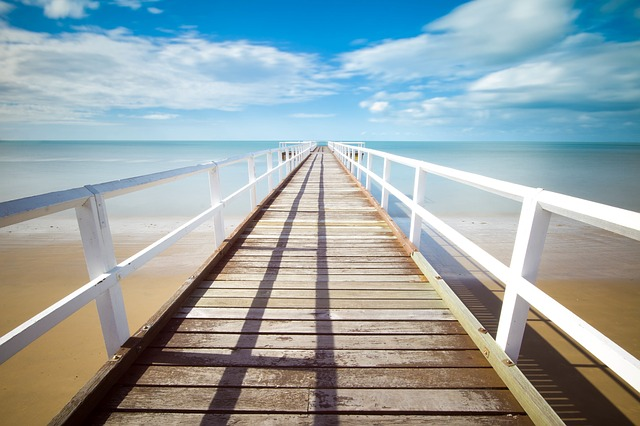
%> input picture vaja2/pier.jpg, 640 x 426 px
$ octave --eval "vaja2_naloga3e;"   (GNU Octave 9; MATLAB toolbox functions it lacks are replaced by stand-ins)
%> lines starting %> are read from the running program, lines starting %| are printed output that depends on the picture; in (x1, y1, x2, y2) boxes, pixels count from 0 and x2, y2 are one past the last pixel; in counts of white or black regions, pixels touching at a corner belong together; the program's own positions count from 1
### vaja2/hough_find_lines.m
function [out_rho, out_theta] = hough_find_lines(Ie, varargin)
% Find lines using Hough algorithm
%
% Usage: [rho, theta] = hough_find_lines(edges, ...)
%
% Arguments:
%  - Threshold: selection threshold (number of votes)
%  - Count: number of selected lines (if not set then all above threshold
%  are selected)
%  - RhoBins: number of bins for rho
%  - ThetaBins: number of bins for theta
%  - Neighborhood: number of neighborhood pixels for local non-maxima
%  suppression (2 by default).
%

threshold = 1;
count = [];
bins_rho = [];
bins_theta = 180;
neighborhood = 2;

for j=1:2:length(varargin)
    switch lower(varargin{j})
        case 'threshold', threshold = varargin{j+1};
        case 'rhobins', bins_rho = varargin{j+1};
        case 'thetabins', bins_theta = varargin{j+1};
        case 'count', count = varargin{j+1};
        case 'neighborhood', neighborhood = varargin{j+1};
        otherwise, error(['unrecognized argument ' varargin{j}]);
    end
end

val_theta = (linspace(-90, 90, bins_theta) / 180) * pi;
max_rho = round(sqrt(sum(size(Ie).^2)));

if isempty(bins_rho), bins_rho = max_rho; end;

val_rho = linspace(-max_rho, max_rho, bins_rho);

a_size = [length(val_rho), length(val_theta)];
A = zeros(prod(a_size), 1);

[X, Y] = find(Ie);

ind = [X, Y];
for i = ind'
    r = round(i(1) * cos(val_theta) + i(2) * sin(val_theta));
    r = round(((r + max_rho) / (2*max_rho)) * length(val_rho));
    where = r > 0 & r <= a_size(1);
    h = sub2ind(a_size, r(where), find(where));
    A(h) = A(h) + 1;
end;

A = reshape(A, a_size);

valid = ((ordfilt2(A, (neighborhood * 2 + 1) ^ 2, true(neighborhood * 2 + 1))) == A);
A(~valid) = 0;

if ~isempty(count) && numel(A) > count
    v = sort(A(:), 'descend');
    threshold = max(threshold, v(count));
end;

[out_rho, out_theta] = find(A >= threshold);
out_rho = val_rho(out_rho);
out_theta = val_theta(out_theta);

### vaja2/hough_draw_lines.m
function hough_draw_lines(I, rho, theta)
% Draws the lines calculated by Hough transform to an image
%
% Input:
%  - I: image
%  - rho: displacement parameter
%  - theta: angle parameter

h = size(I, 1);
w = size(I, 2);

imshow(I);
hold on;
for i = 1 : length(theta)
    if abs(theta(i)) > pi/4
        x1 = 0;
        y1 = (rho(i) - x1 .* cos(theta(i))) ./ sin(theta(i));
        x2 = h;
        y2 = (rho(i) - x2 .* cos(theta(i))) ./ sin(theta(i));
    else
        y1 = 0;
        x1 = (rho(i) - y1 .* sin(theta(i))) ./ cos(theta(i));
        y2 = w;
        x2 = (rho(i) - y2 .* sin(theta(i))) ./ cos(theta(i));
    end
    plot([y1, y2], [x1, x2], 'g');
end
hold off;

### vaja2/vaja2_naloga3e.m
function vaja2_naloga3e()
    I_pier = rgb2gray(imread("pier.jpg"));
%> I_pier: size 426x640 uint8; min 2, max 255, mean 160.6
    I_bricks = rgb2gray(imread("bricks.jpg"));
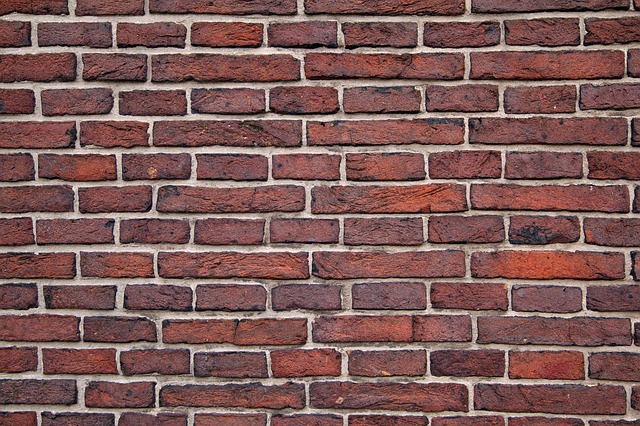
%> input picture vaja2/bricks.jpg, 640 x 426 px
%> I_bricks: size 426x640 uint8; min 0, max 253, mean 100.7

    I_e_pier = edge(I_pier, 'canny');
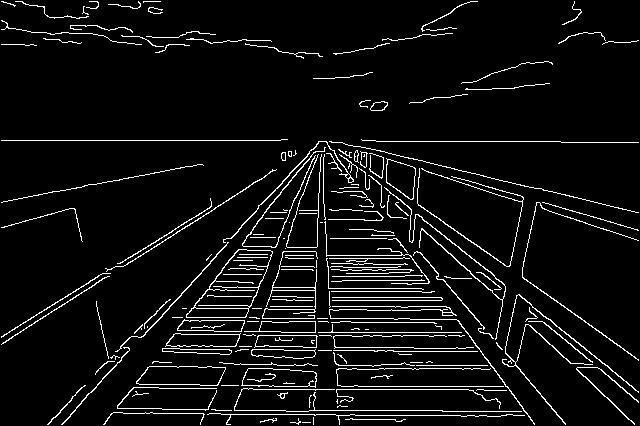
%> I_e_pier: size 426x640 logical; 6.2% white in thin lines or dots
    I_e_bricks = edge(I_bricks, 'canny');
%> I_e_bricks: size 426x640 logical; 9.5% white in thin lines or dots

    [rho, theta] = hough_find_lines(I_e_pier, 'rhobins', 400 , 'thetabins', 400 , 'count', 10, 'neighborhood', 10);
%> the loop in hough_find_lines, `for j=1:2:length(varargin)` made 4 passes
%> bins_rho on pass 1: 400
%> after the loop in hough_find_lines, `for j=1:2:length(varargin)`: threshold = 1
%> in hough_find_lines, `val_theta = (linspace(-90, 90, bins_theta) / 180) * pi;`: val_theta = 400 values from -1.57 to 1.57
%> in hough_find_lines, `val_rho = linspace(-max_rho, max_rho, bins_rho);`: val_rho = 400 values from -769 to 769
%> in hough_find_lines, `[X, Y] = find(Ie);`: X = 16793 values from 2 to 425; Y = 16793 values from 2 to 639
%> the loop in hough_find_lines, `for i = ind'` made 16793 passes
%> i on passes 1 to 3: [2; 2], [21; 2], [30; 2]
%> in hough_find_lines, `valid = ((ordfilt2(A, (neighborhood * 2 + 1) ^ 2, true(neighborhood * ..`: valid: size 400x400 logical; 50.2% white; 1 black region, box (x1, y1, x2, y2) and area: (0, 23, 400, 400) 79616
%> in hough_find_lines, `A(~valid) = 0;`:
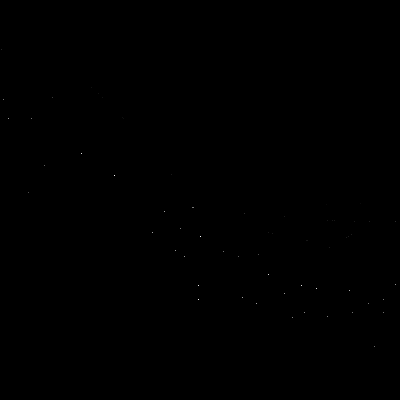
%> A: size 400x400 double; min 0, max 521, mean 0.1; drawn with min black and max white
%> in hough_find_lines, `threshold = max(threshold, v(count));`: threshold = 333
%> in hough_find_lines, `[out_rho, out_theta] = find(A >= threshold);`: out_rho = [154; 176; 233; 286; 300; 237; 275; 286; 289; 291]; out_theta = [82; 115; 153; 199; 199; 201; 269; 302; 317; 350]
%> in hough_find_lines, `out_rho = val_rho(out_rho);`: out_rho = [-179.2 -94.44 125.3 329.6 383.5 140.7 287.2 329.6 341.1 348.8]
%> in hough_find_lines, `out_theta = val_theta(out_theta);`: out_theta = [-0.933 -0.673 -0.374 -0.0118 -0.0118 0.00394 0.539 0.799 0.917 1.18]
%> rho has the same summary as out_rho in hough_find_lines; theta has the same summary as out_theta in hough_find_lines
    [rho2, theta2] = hough_find_lines(I_e_bricks, 'rhobins', 800 , 'thetabins', 800 , 'count', 10, 'neighborhood', 10);
%> the loop in hough_find_lines (call 2), `for j=1:2:length(varargin)` made 4 passes
%> bins_rho on pass 1: 800
%> after the loop in hough_find_lines (call 2), `for j=1:2:length(varargin)`: threshold = 1
%> in hough_find_lines (call 2), `val_theta = (linspace(-90, 90, bins_theta) / 180) * pi;`: val_theta = 800 values from -1.57 to 1.57
%> in hough_find_lines (call 2), `val_rho = linspace(-max_rho, max_rho, bins_rho);`: val_rho = 800 values from -769 to 769
%> in hough_find_lines (call 2), `[X, Y] = find(Ie);`: X = 25887 values from 2 to 425; Y = 25887 values from 2 to 639
%> the loop in hough_find_lines (call 2), `for i = ind'` made 25887 passes
%> i on passes 1 to 3: [17; 2], [20; 2], [49; 2]
%> in hough_find_lines (call 2), `valid = ((ordfilt2(A, (neighborhood * 2 + 1) ^ 2, true(neighborhood * ..`:
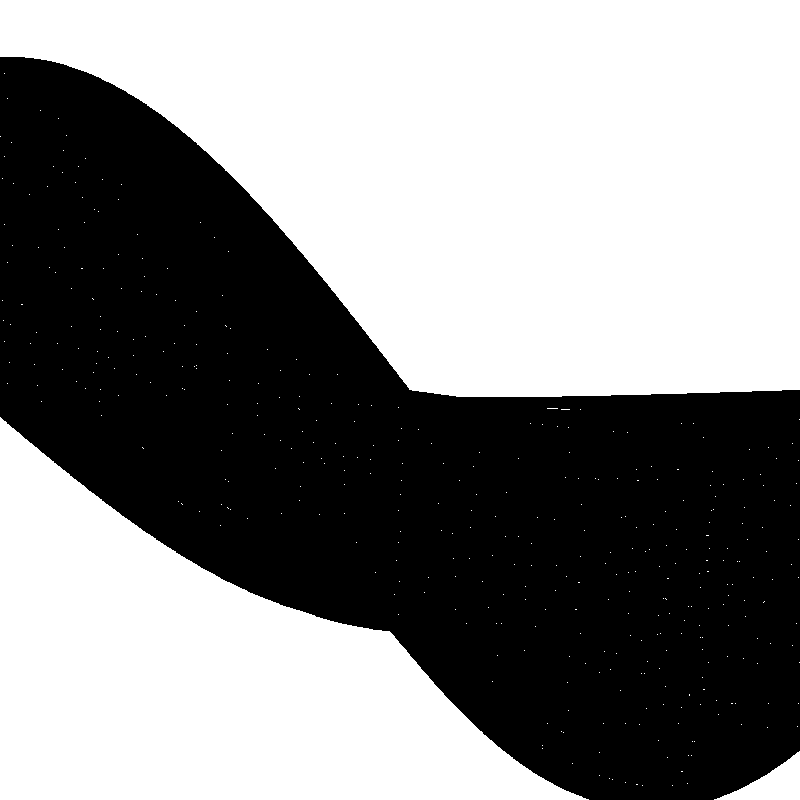
%> valid: size 800x800 logical; 53.1% white; 1 black region, box (x1, y1, x2, y2) and area: (0, 57, 800, 800) 300468
%> in hough_find_lines (call 2), `threshold = max(threshold, v(count));`: threshold = 400
%> in hough_find_lines (call 2), `[out_rho, out_theta] = find(A >= threshold);`: out_rho = [561; 441; 511; 543; 615; 582; 495; 532; 481; 464]; out_theta = [397; 399; 399; 399; 399; 400; 401; 401; 402; 403]
%> in hough_find_lines (call 2), `out_rho = val_rho(out_rho);`: out_rho = [308.9 77.96 212.7 274.3 412.9 349.4 181.9 253.1 155 122.2]
%> in hough_find_lines (call 2), `out_theta = val_theta(out_theta);`: out_theta = [-0.0138 -0.0059 -0.0059 -0.0059 -0.0059 -0.00197 0.00197 0.00197 0.0059 0.00983]
%> rho2 has the same summary as out_rho in hough_find_lines; theta2 has the same summary as out_theta in hough_find_lines

    figure(1);
    subplot(1, 2, 1);
    hough_draw_lines(I_pier, rho, theta);
%> the loop in hough_draw_lines, `for i = 1 : length(theta)` made 10 passes
%> (x1, x2) on passes 2 to 7: (-120.8, 389.6), (134.6, 385.8), (329.6, 337.2), (383.6, 391.1), (140.7, 138.2), (334.7, -48.39)
%> (y1, y2) on passes 1, 8, 9, 10: (223.1, 538.8), (459.8, 45.37), (429.7, 103.5), (377.7, 200.8)
    subplot(1, 2, 2);
    hough_draw_lines(I_bricks, rho2, theta2);
%> the loop in hough_draw_lines (call 2), `for i = 1 : length(theta)` made 10 passes
%> (x1, x2) on passes 1 to 10: (309, 317.8), (77.96, 81.73), (212.7, 216.5), (274.3, 278.1), (412.9, 416.7), (349.4, 350.6), (181.9, 180.6), (253.1, 251.9), (155, 151.2), (122.2, 115.9)

    % druga鑞e nastavitve parametrov:
    figure(2);
    I_e_1 = edge(I_pier);
%> I_e_1: size 426x640 logical; 3.9% white in thin lines or dots
    I_e_2 = edge(I_bricks);
%> I_e_2: size 426x640 logical; 6.1% white in thin lines or dots
    [rho, theta] = hough_find_lines(I_e_1, 'count', 15);
%> the loop in hough_find_lines (call 3), `for j=1:2:length(varargin)` made 1 pass
%> count on pass 1: 15
%> after the loop in hough_find_lines (call 3), `for j=1:2:length(varargin)`: bins_theta = 180; neighborhood = 2; threshold = 1
%> in hough_find_lines (call 3), `val_theta = (linspace(-90, 90, bins_theta) / 180) * pi;`: val_theta = 180 values from -1.57 to 1.57
%> in hough_find_lines (call 3), `[X, Y] = find(Ie);`: X = 10641 values from 3 to 426; Y = 10641 values from 1 to 640
%> the loop in hough_find_lines (call 3), `for i = ind'` made 10641 passes
%> i on passes 1 to 3: [203; 1], [338; 1], [345; 1]
%> in hough_find_lines (call 3), `valid = ((ordfilt2(A, (neighborhood * 2 + 1) ^ 2, true(neighborhood * ..`: valid: size 769x180 logical; 63.1% white; 2 black regions (1 under 20 px), largest, box (x1, y1, x2, y2) and area: (0, 62, 180, 762) 51138
%> in hough_find_lines (call 3), `A(~valid) = 0;`:
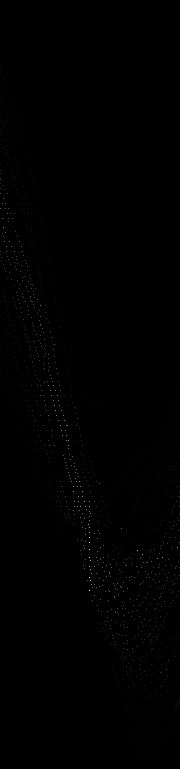
%> A: size 769x180 double; min 0, max 360, mean 0.6; drawn with min black and max white
%> in hough_find_lines (call 3), `threshold = max(threshold, v(count));`: threshold = 206
%> in hough_find_lines (call 3), `[out_rho, out_theta] = find(A >= threshold);`: out_rho = [528; 533; 538; 543; 550; 558; 567; 578; 591; 561; 570; 581; 551; 555; 548]; out_theta = [90; 90; 90; 90; 90; 90; 90; 90; 90; 91; 91; 91; 138; 143; 178]
%> in hough_find_lines (call 3), `out_rho = val_rho(out_rho);`: out_rho = [286.4 296.4 306.4 316.4 330.4 346.5 364.5 386.5 412.5 352.5 370.5 392.5 332.4 340.4 326.4]
%> in hough_find_lines (call 3), `out_theta = val_theta(out_theta);`: out_theta = [-0.00878 -0.00878 -0.00878 -0.00878 -0.00878 -0.00878 -0.00878 -0.00878 -0.00878 0.00878 0.00878 0.00878 0.834 0.921 1.54]
%> rho has the same summary as out_rho in hough_find_lines; theta has the same summary as out_theta in hough_find_lines
    [rho2, theta2] = hough_find_lines(I_e_2, 'count', 15);
%> the loop in hough_find_lines (call 4), `for j=1:2:length(varargin)` made 1 pass
%> after the loop in hough_find_lines (call 4), `for j=1:2:length(varargin)`: threshold = 1
%> in hough_find_lines (call 4), `[X, Y] = find(Ie);`: X = 16595 values from 1 to 426; Y = 16595 values from 1 to 640
%> the loop in hough_find_lines (call 4), `for i = ind'` made 16595 passes
%> i on passes 1 to 3: [17; 1], [48; 1], [55; 1]
%> in hough_find_lines (call 4), `valid = ((ordfilt2(A, (neighborhood * 2 + 1) ^ 2, true(neighborhood * ..`:
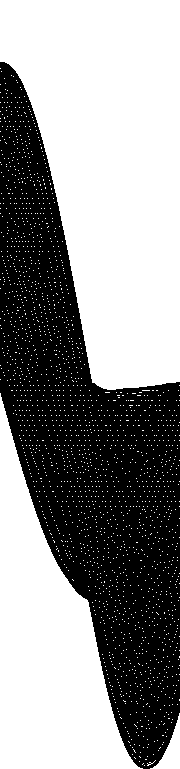
%> valid: size 769x180 logical; 56.6% white; 1 black region, box (x1, y1, x2, y2) and area: (0, 62, 180, 769) 60110
%> in hough_find_lines (call 4), `threshold = max(threshold, v(count));`: threshold = 274
%> in hough_find_lines (call 4), `[out_rho, out_theta] = find(A >= threshold);`: out_rho = [391; 408; 441; 491; 575; 591; 413; 430; 446; 460; 463; 477; 512; 528; 497]; out_theta = [90; 90; 90; 90; 90; 90; 91; 91; 91; 91; 91; 91; 91; 91; 92]
%> in hough_find_lines (call 4), `out_rho = val_rho(out_rho);`: out_rho = [12.02 46.06 112.1 212.3 380.5 412.5 56.07 90.12 122.2 150.2 156.2 184.2 254.3 286.4 224.3]
%> in hough_find_lines (call 4), `out_theta = val_theta(out_theta);`: out_theta = [-0.00878 -0.00878 -0.00878 -0.00878 -0.00878 -0.00878 0.00878 0.00878 0.00878 0.00878 0.00878 0.00878 0.00878 0.00878 0.0263]
%> rho2 has the same summary as out_rho in hough_find_lines; theta2 has the same summary as out_theta in hough_find_lines
    subplot(1, 2, 1);
    hough_draw_lines(I_pier, rho, theta);
    subplot(1, 2, 2);
    hough_draw_lines(I_bricks, rho2, theta2);
%> `vaja2_naloga3e;`:
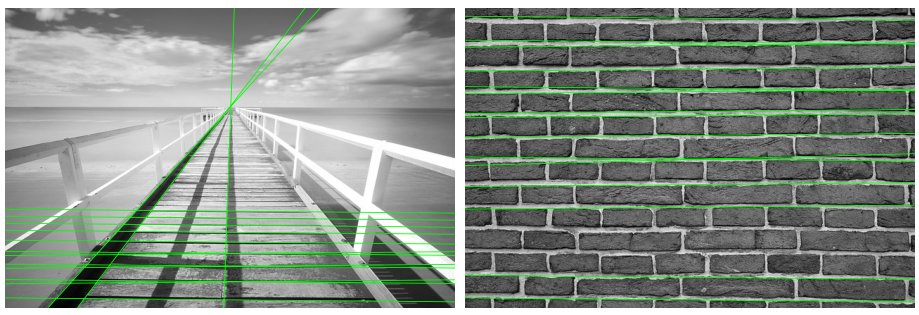
%> figure redrawn from the program's plot data, 2 panels
end
